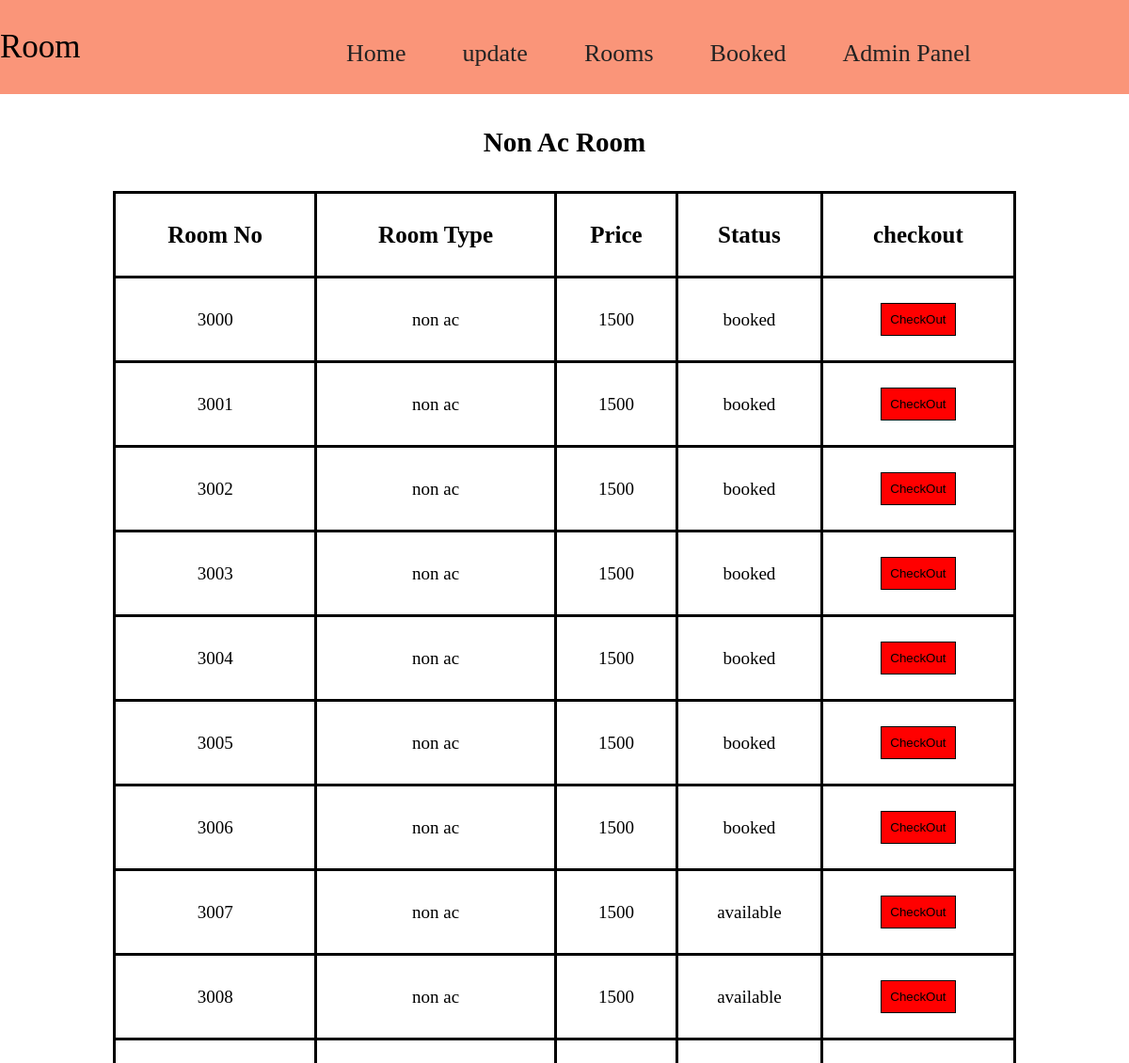
Page /admin/nonacdata.php (upper part) on the earlier database version.
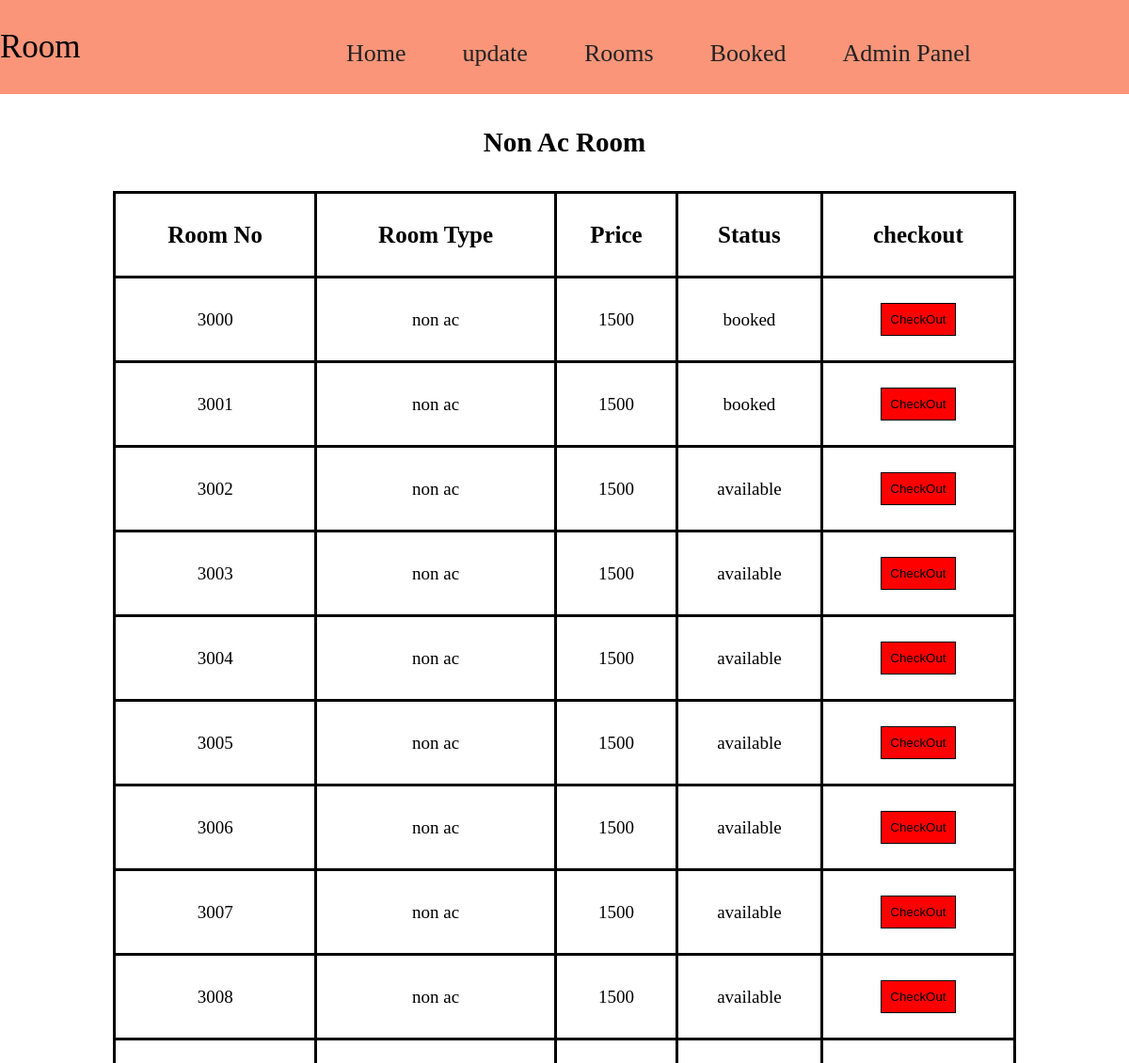
Same page on the later database version.
### tables this page shows
CREATE TABLE `nonac_room` (
  `nonac_id` int(255) NOT NULL,
  `room_no` varchar(50) NOT NULL,
  `room_type` varchar(50) NOT NULL,
  `price` int(100) NOT NULL,
  `status` varchar(50) NOT NULL
);

### admin/nonacdata.php (the view, shortened to what this page needs)
<?php include('../connection.php')?>
<!DOCTYPE html>
<html lang="en">
<head>
</head>
<body>
<nav class="navbar">
    <div class="left-nav">
            <p>Room</p>
        </div>
        <div class="right-nav mt-4">
            <ul>
                <li class="item"><a href="aroom.php">Home</a></li>
         <div class="paste-button"> <li class="item">update </li>
   </div>
                <div class="paste-button"> <li class="item">Rooms</li>
   </div>
                 <li class="item"><a href="roomstatus.php">Booked</a></li>
                 <li class="item"><a href="../admin.php">Admin Panel</a></li>
          </ul>
        </div>
    </nav>
    <section>
      <h1 id="detail-head">Non Ac Room</h1>
      <div class="detail-table">
        <table>
          <thead>
            <tr>
            <th scope="col">Room No</th>
            <th scope="col">Room Type</th>
            <th scope="col">Price</th>
            <th scope="col">Status</th>
            <th scope="col">checkout</th>
</tr>
          </thead>
          <tbody>
            <?php
            $query="SELECT * FROM nonac_room";
            $result=mysqli_query($con,$query);
            while($data=mysqli_fetch_assoc($result))
            {
              ?>
              <tr>
                <td><?php echo $data['room_no']; ?></td>
                <td><?php echo $data['room_type']; ?></td>
                <td><?php echo $data['price']; ?></td>
                <td><?php echo $data['status']; ?></td>
                <td>
                  <a href="co.php"><button value="CheckOut" id="checkout-btn">CheckOut</button></a>
                </td>
              </tr>
              <?php
            }
            ?>
          </tbody>
        </table>
      </div>
    </section>
</body>
</html>

Differences in the rows shown:
changed nonac_room (number 3 of 9 on the later page): status "booked" → "available"
changed nonac_room (number 4 of 9 on the later page): status "booked" → "available"
changed nonac_room (number 5 of 9 on the later page): status "booked" → "available"
changed nonac_room (number 6 of 9 on the later page): status "booked" → "available"
changed nonac_room (number 7 of 9 on the later page): status "booked" → "available"
